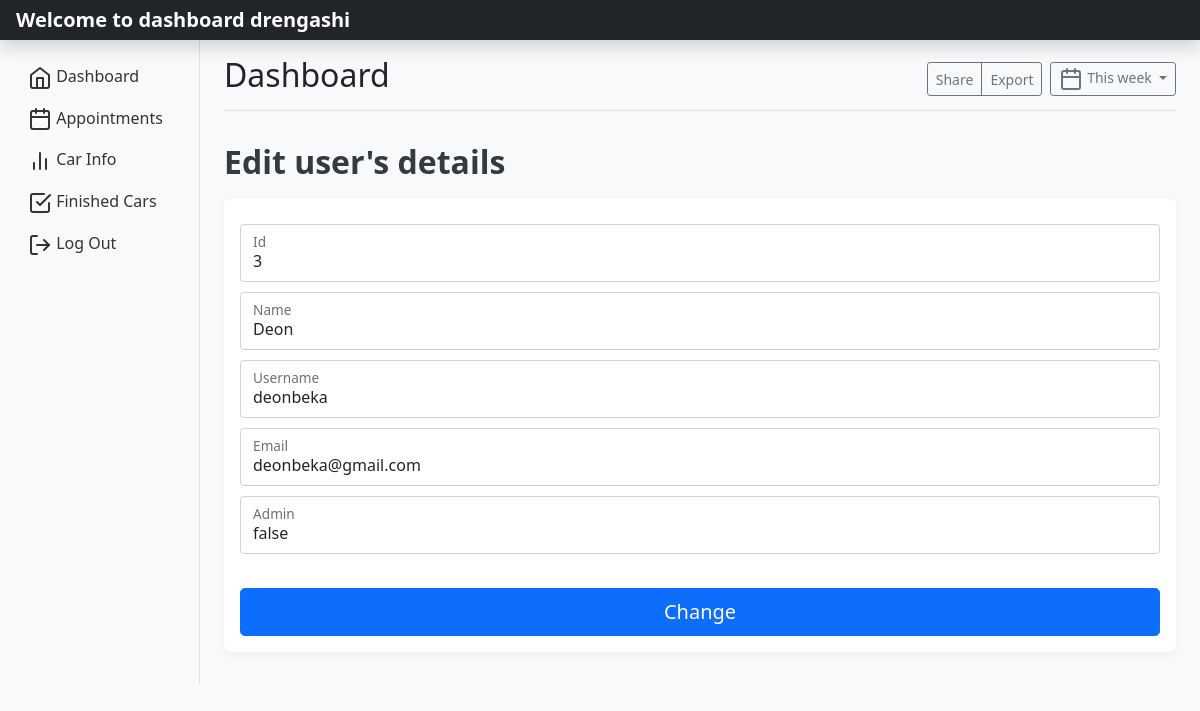
The app's page /editUsers.php?id=3 (signed in), older data.
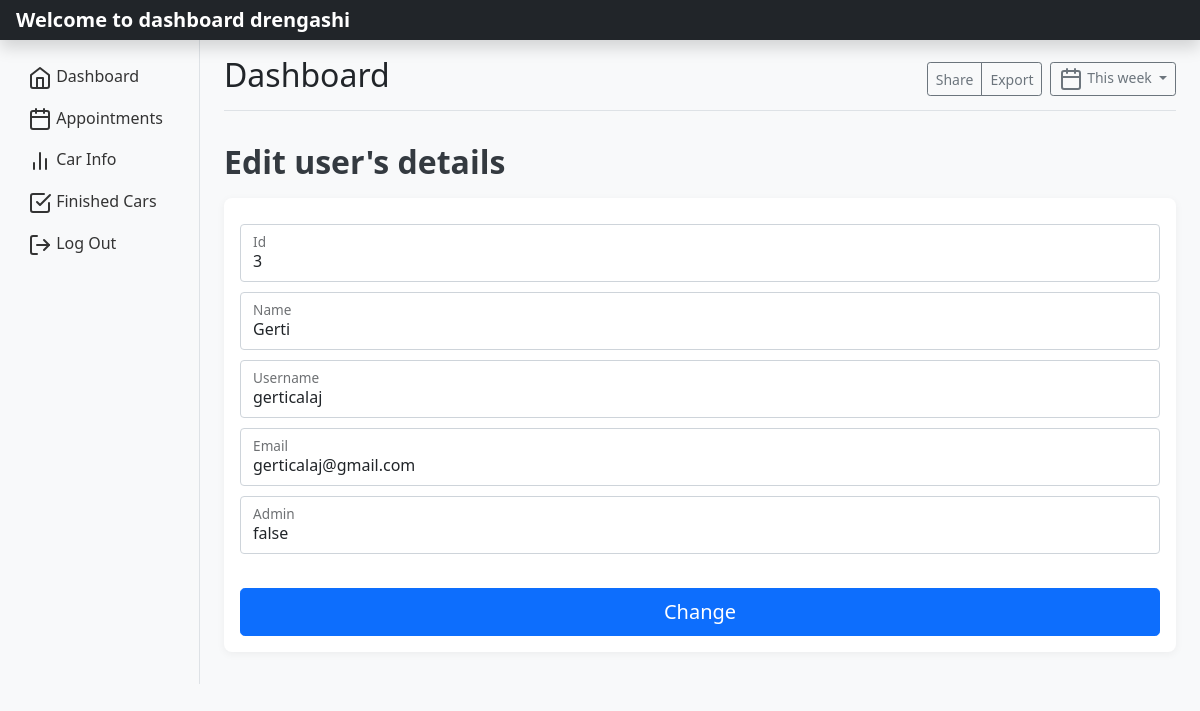
The same page, newer data.
### tables this page shows
CREATE TABLE `users` (
  `id` int(11) NOT NULL,
  `name` varchar(255) DEFAULT NULL,
  `username` varchar(255) DEFAULT NULL,
  `email` varchar(255) DEFAULT NULL,
  `password` varchar(255) DEFAULT NULL,
  `confirm_password` varchar(255) DEFAULT NULL,
  `is_admin` varchar(255) DEFAULT NULL
);

### editUsers.php (the view, shortened to what this page needs)
<?php
   include_once('database/config.php');
   $id = $_GET['id'];
   $sql = "SELECT * FROM users WHERE id=:id";
   $selectUser = $conn->prepare($sql);
   $selectUser->bindParam(':id', $id);
   $selectUser->execute();
   $user_data = $selectUser->fetch();
 ?>
 <!DOCTYPE html>
 <html>
 <head>
 	<link href="https://cdn.jsdelivr.net/npm/bootstrap@5.1.3/dist/css/bootstrap.min.css" rel="stylesheet">
 </head>
 <body>
 <header class="navbar navbar-dark sticky-top bg-dark flex-md-nowrap p-0 shadow">
  <a class="navbar-brand col-md-3 col-lg-2 me-0 px-3" href="#"><?php echo "Welcome to dashboard ".$_SESSION['username']; ?></a>
</header>
<div class="container-fluid">
  <div class="row">
    <nav id="sidebarMenu" class="col-md-3 col-lg-2 d-md-block bg-light sidebar collapse">
      <div class="position-sticky pt-3">
        <ul class="nav flex-column">
          <?php if ($_SESSION['is_admin'] == 'true') { ?>
                <li class="nav-item"><a class="nav-link active" href="dashboard.php"><span data-feather="home"></span> Dashboard</a></li>
                <li class="nav-item"><a class="nav-link" href="appointments.php"><i data-feather="calendar"></i> Appointments</a></li>
                <li class="nav-item"><a class="nav-link" href="workOnCar.php"><i data-feather="bar-chart-2"></i> Car Info</a></li>
                <li class="nav-item"><a class="nav-link" href="finishedCars.php"><i data-feather="check-square"></i> Finished Cars</a></li>
                <li class="nav-item"><a class="nav-link" href="logout.php"><i data-feather="log-out"></i> Log Out</a></li>
            <?php } ?>
        </ul>
      </div>
    </nav>
    <main class="col-md-9 ms-sm-auto col-lg-10 px-md-4">
      <div class="d-flex justify-content-between flex-wrap flex-md-nowrap align-items-center pt-3 pb-2 mb-3 border-bottom">
        <h1 class="h2">Dashboard</h1>
        <div class="btn-toolbar mb-2 mb-md-0">
          <div class="btn-group me-2">
            <button type="button" class="btn btn-sm btn-outline-secondary">Share</button>
            <button type="button" class="btn btn-sm btn-outline-secondary">Export</button>
          </div>
          <button type="button" class="btn btn-sm btn-outline-secondary dropdown-toggle">
            <span data-feather="calendar"></span>
            This week
          </button>
        </div>
      </div>
      <h2>Edit user's details</h2>
      <div class="table-responsive">
        <form action="updateUsers.php" method="post">
        <div class="form-floating">
          <input type="number" class="form-control" id="floatingInput" placeholder="Id" name="id" value="<?php echo  $user_data['id'] ?>">
          <label for="floatingInput">Id</label>
        </div>
        <div class="form-floating">
          <input type="text" class="form-control" id="floatingInput" placeholder="Name" name="name" value="<?php echo  $user_data['name'] ?>">
          <label for="floatingInput">Name</label>
        </div>
        <div class="form-floating">
          <input type="text" class="form-control" id="floatingInput" placeholder="Username" name="username" value="<?php echo  $user_data['username'] ?>">
          <label for="floatingInput">Username</label>
        </div>
        <div class="form-floating">
          <input type="email" class="form-control" id="floatingInput" placeholder="Email" name="email" value="<?php echo  $user_data['email'] ?>">
          <label for="floatingInput">Email</label>
        </div>
        <div class="form-floating">
          <input type="email" class="form-control" id="floatingInput" placeholder="Admin" name="is_admin" value="<?php echo  $user_data['is_admin'] ?>">
          <label for="floatingInput">Admin</label>
        </div>
        <br>
        <button class="w-100 btn btn-lg btn-primary" type="submit" name="submit">Change</button>
      </form>
      </div>
    </main>
  </div>
</div>
  </body>
</html>
 </body>
 </html>

Row changes from the older to the newer data that the page shows:
changed users "false": name "Deon" → "Gerti"; username "deonbeka" → "gerticalaj"; email "deonbeka@gmail.com" → "gerticalaj@gmail.com"
